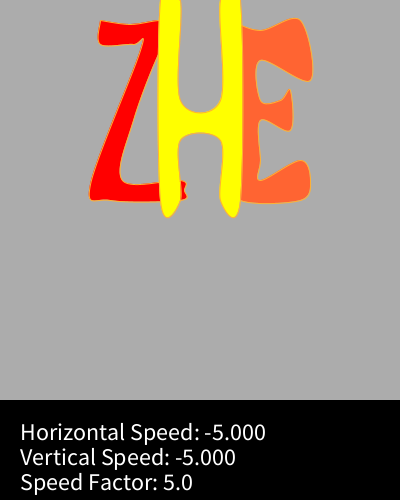
Frame 1 (no input)
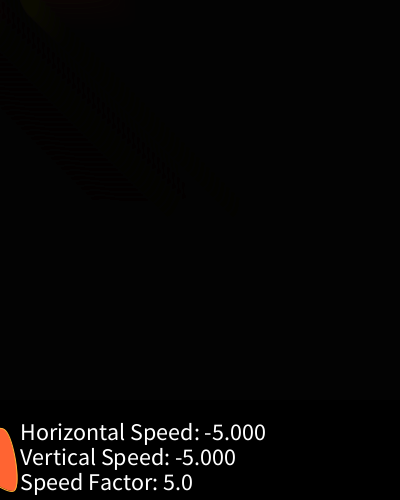
Frame 60 (the mouse pressed at the canvas centre just before this capture)
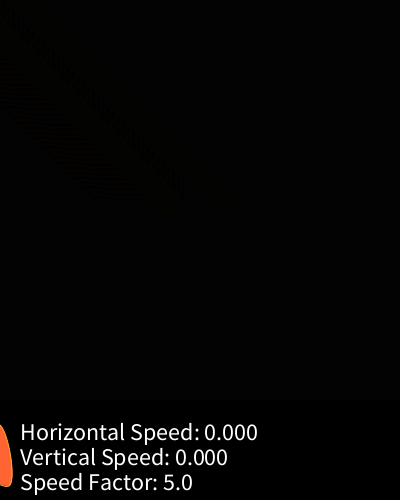
Frame 120 (the mouse held since frame 60 and released just before this capture)

The Processing sketch that drew these frames (run headless with seeded random() and noise(); from frame 60 on, the mouse is pressed at the canvas centre):

// Processing sketch: processing_38756
// ── processing_38756.pde

//HW7 - Computing for arts with Processing
//Copyright Ziad Ewais (zewais) - 09/21/2011 - CMU
float x, y, w, h, deltaX, deltaY, mX, mY, speed;

void setup()
{
  size(400, 500);
  x = 100;
  y = 0;
  w = 200;
  h = 200;
  deltaX = 2;
  deltaY = 2;
  speed = 5;
  textSize(24);
}

void draw()
{
  bg();
  mouseMap();
  //speedChange();
  initials(x,y,w,h);
  redrawInitials();
  mouseText();
}

void mouseText()
{
  fill(255);
  text("Horizontal Speed: " + nf(deltaX,1,3) , 20 , 440);
  text("Vertical Speed: " + nf(deltaY,1,3), 20 , 465); 
  text("Speed Factor: " + nf(speed,1,1), 20, 490);
}

void mouseMap()
{
  mX = map(mouseX, 0, width, -speed, speed);
  mY = map(mouseY, 0, height, -speed, speed);
  deltaX = mX;
  deltaY = mY;
}

void bg()
{
  noStroke();
  fill(0,40);
  rect(0,0,width,height - 100);
  fill(0);
  rect(0,height - 100,width,100);
}

void redrawInitials()
{
  x = x + deltaX;
  y = y + deltaY;
  if(x > width)
  {
    x = -w;
  }
  if(x < -w)
  {
    x = width;
  }
  if(y > height)
  {
    y = -h;
  }
  if(y < -h)
  {
    y = height;
  }
  
}


void speedChange()
{
  if(keyPressed && keyCode == UP && speed <= 10)
  {
    speed = speed + .2;
  }
  if(keyPressed && keyCode == DOWN && speed > 0)
  {
    speed = speed - .2;
  }
}

void keyPressed()
{
  x = 100;
  y = 100;
  speed = 0;
}

void mouseMoved()
{
  while(speed < 5)
  {
    speed++;
  }
}
void initials(float x, float y, float w, float h)
{
  smooth();
  stroke(255,177,52);
  fill(255,0,0);
  beginShape();
  
  curveVertex(x , y + .1 * h);
  curveVertex(x , y + .1 * h); 
  curveVertex(x + .15 * w, y + .12 * h);
  curveVertex(x + .3 * w, y + .1 * h);
  curveVertex(x + .4 * w, y + .12 * h);
  curveVertex(x + .3 * w, y + .25 * h);
  curveVertex(x + (1.0 / 6) * w, y + .6 * h);
  curveVertex(x + .11 * w, y + .9 * h);
  curveVertex(x + .40 * w, y + .9 * h);
  curveVertex(x + .42 * w, y + .95 * h);
  curveVertex(x + .40 * w, y + h);
  curveVertex(x + .05 * w , y + h);
  curveVertex(x - .05 * w , y + .92 * h);
  curveVertex(x + .20 * w , y + .25 * h);
  curveVertex(x + (1.0 / 6) * w , y + .22 * h);
  curveVertex(x  , y + .22 * h);
  curveVertex(x , y + .1 * h);
  curveVertex(x , y + .1 * h); 
  
  endShape();
  
  //E
  
  fill(255,100,50);
  beginShape();
  
  curveVertex(x + .65 * w , y + .1 * h);
  curveVertex(x + .65 * w , y + .1 * h);
  curveVertex(x + .8 * w , y + .15 * h);
  curveVertex(x + w, y + .1 * h);
  curveVertex(x + 1.05 * w , y + .4 * h);
  curveVertex(x + .8 * w , y + .3 * h);
  curveVertex(x + .8 * w , y + .5 * h);
  curveVertex(x + .9 * w , y + .5 * h);
  curveVertex(x + .95 * w , y + .45 * h);
  curveVertex(x + .95 * w , y + .65 * h);
  curveVertex(x + .8 * w , y + .6 * h);
  curveVertex(x + .8 * w , y + .8 * h);
  curveVertex(x + .8 * w , y + .9 * h);
  curveVertex(x + w , y + .8 * h);
  curveVertex(x + 1.05 * w , y + .9 * h);
  curveVertex(x + w , y + h);
  curveVertex(x + .7 * w , y + h);
  curveVertex(x + .65 * w , y +  .85 * h);
  curveVertex(x + .65 * w , y + .1 * h);
  curveVertex(x + .65 * w , y + .1 * h);
  
  endShape();
  
  //H
  
  fill(255,255,0);
  beginShape();
  
  curveVertex(x + .3 * w , y);
  curveVertex(x + .4 * w , y);
  curveVertex(x + .4 * w , y + .5 * h);
  curveVertex(x + .6 * w , y + .5 * h);
  curveVertex(x + .6 * w , y);
  curveVertex(x + .7 * w , y);
  curveVertex(x + .7 * w , y + h);
  curveVertex(x + .6 * w , y + h);
  curveVertex(x + .6 * w , y + .7 * h);
  curveVertex(x + .4 * w , y + .7 * h);
  curveVertex(x + .4 * w , y + h);
  curveVertex(x + .3 * w , y + h);
  curveVertex(x + .3 * w , y);
  curveVertex(x + .4 * w , y);
  curveVertex(x + .4 * w , y);
  
  
  endShape();
}
